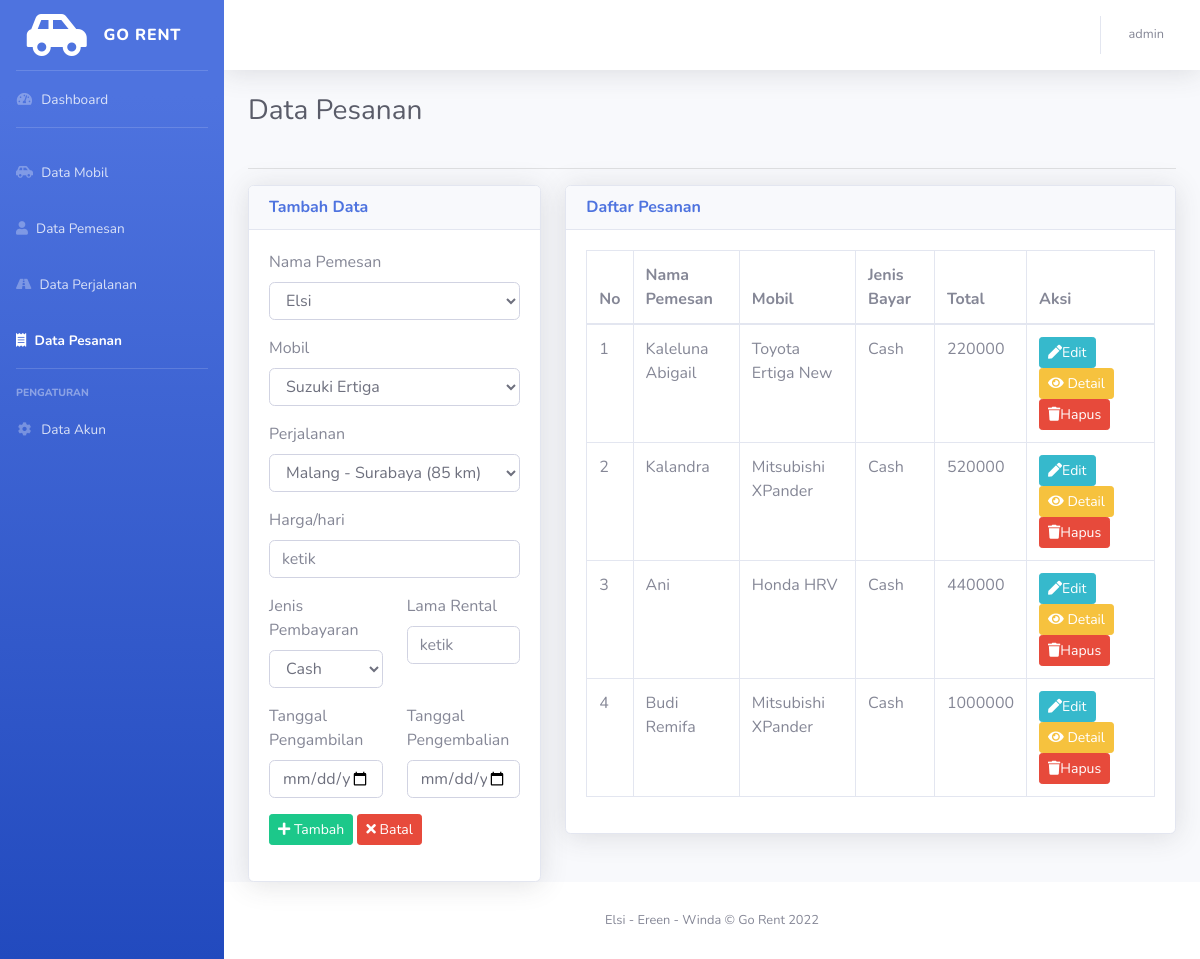
The app's page /pesanan.php (signed in) with its own data.
### tables this page shows
CREATE TABLE `tbl_pesanan` (
  `id` int(11) NOT NULL,
  `nama_pemesan` varchar(100) NOT NULL,
  `nama_mobil` varchar(100) NOT NULL,
  `id_perjalanan` varchar(100) NOT NULL,
  `harga` varchar(100) NOT NULL,
  `jenis_bayar` varchar(100) NOT NULL,
  `byk_hari` int(10) NOT NULL,
  `tanggal_ambil` date NOT NULL,
  `tanggal_kembali` date NOT NULL
);

### pesanan.php (the view, shortened to what this page needs)
<?php
include "koneksi.php";
?>
<!DOCTYPE html>
<html lang="en">
<head>
    <link href="vendor/fontawesome-free/css/all.min.css" rel="stylesheet" type="text/css">
    <link href="sb-admin-2.min.css" rel="stylesheet">
</head>
<body>
    <div id="wrapper">
        <ul class="navbar-nav bg-gradient-primary sidebar sidebar-dark accordion" id="accordionSidebar">
            <a class="sidebar-brand d-flex align-items-center justify-content-center" href="index.php">
                <div class="sidebar-brand-icon rotate-n-60">
                    <i class='fas fa-car-side' style='font-size:48px;color:white'></i>
                </div>
                <div class="sidebar-brand-text mx-3">GO RENT</sup></div>
            </a>
            <hr class="sidebar-divider my-0">
            <li class="nav-item">
                <a class="nav-link" href="index.php">
                    <i class="fas fa-fw fa-tachometer-alt"></i>
                    <span>Dashboard</span></a>
            </li>
            <hr class="sidebar-divider">
            <li class="nav-item">
                <a class="nav-link" href="mobil.php">
                    <i class='fas fa-car-side'></i>
                    <span>Data Mobil</span></a>
            </li>
            <li class="nav-item">
                <a class="nav-link" href="pemesan.php">
                    <i class="fas fa-user"></i>
                    <span>Data Pemesan</span></a>
            </li>
            <li class="nav-item">
                <a class="nav-link" href="perjalanan.php">
                    <i class="fas fa-road"></i>
                    <span>Data Perjalanan</span></a>
            </li>
            <li class="nav-item active">
                <a class="nav-link" href="pesanan.php">
                    <i class="fas fa-receipt"></i>
                    <span>Data Pesanan</span></a>
            </li>
            <hr class="sidebar-divider">
            <div class="sidebar-heading">
                Pengaturan
            </div>
            <li class="nav-item">
                <a class="nav-link" href="akun.php">
                <i class="fas fa-fw fa-cog"></i>
                    <span>Data Akun</span></a>
            </li>
        </ul>
        <div id="content-wrapper" class="d-flex flex-column">
            <div id="content">
                <nav class="navbar navbar-expand navbar-light bg-white topbar mb-4 static-top shadow">
                    <ul class="navbar-nav ml-auto">
                            <ul class="navbar-nav ml-auto">
                                <li class="nav-item dropdown no-arrow">
                                    <a class="nav-link dropdown-toggle" href="#" id="userDropdown" role="button" data-toggle="dropdown" aria-haspopup="true" aria-expanded="false">
                                        <span class="mr-2 d-none d-lg-inline text-gray-600 small"><?= $_SESSION['name'] ?></span>
                                    </a>
                                </li>
                            </ul>
                    </ul>
                </nav>
                <div class="container-fluid">
                    <div class="row">
                        <div class="d-sm-flex align-items-center justify-content-between mb-4 col-xl-3 col-md-6 mb-4">
                            <h1 class="h3 mb-0 text-gray-800">Data Pesanan</h1>
                        </div>
                    </div>
                    <hr>
                    <div class="row">
                        <div class="col-sm-4">
                            <div class="card shadow">
                                <div class="card-header">
                                    <h6 class="m-0 font-weight-bold text-primary">Tambah Data</h6>
                                </div>
                                <div class="card-body">
                                    <form method="POST" enctype="multipart/form-data">
                                        <div class="form-group">
                                            <label for="nama_pemesan">Nama Pemesan</label>
                                                <select name="nama_pemesan" id="id_pemesan" class="form-control">
                                                <?php
                                                    $sql = $mysqli->query("select*from tbl_pemesan order by id");
                                                    while($rs=$sql->fetch_object()){
                                                        echo "<option value='$rs->nama_pemesan'>$rs->nama_pemesan</option>";
                                                    }
                                                ?>
                                                </select>
                                        </div>
                                        <div class="form-group">
                                            <label for="nama_mobil">Mobil</label>
                                                <select name = 'nama_mobil' class="form-control">
                                                <?php
                                                    $sql = $mysqli->query("select*from tbl_mobil order by id");
                                                    while($rs=$sql->fetch_object()){
                                                        echo "<option value='$rs->merk $rs->nama'>$rs->merk $rs->nama</option>";
                                                    }
                                                ?>
                                                </select>
                                        </div>
                                        <div class="form-group">
                                            <label for="id_perjalanan">Perjalanan</label>
                                                <select name = 'id_perjalanan' class="form-control">
                                                <?php
                                                    $sql = $mysqli->query("select*from tbl_perjalanan order by id");
                                                    while($rs=$sql->fetch_object()){
                                                        echo "<option value='$rs->kota_asal - $rs->kota_tujuan ($rs->jarak km)'>$rs->kota_asal - $rs->kota_tujuan ($rs->jarak km)</option>";
                                                    }
                                                ?>
                                                </select>
                                        </div>
                                        <div class="form-group">
                                            <label for="harga">Harga/hari</label>
                                            <input type="number" name="harga" id="harga" required="required" placeholder="ketik" autocomplete="off" class="form-control">
                                        </div>
                                        <div class="row">
                                            <div class="form-group col-6">
                                                <label for="jenis_bayar">Jenis Pembayaran</label>
                                                <select name = 'jenis_bayar' class="form-control">
                                                    <option value = 'Cash'>Cash</option>
                                                </select>
                                            </div>
                                            <div class="form-group col-6">
                                                <label for="byk_hari">Lama Rental</label>
                                                <input type="number" name="byk_hari" id="byk_hari" required="required" placeholder="ketik" autocomplete="off" class="form-control">
                                            </div>
                                        </div>
                                        <div class="row">
                                            <div class="form-group col-6">
                                                <label for="tanggal_ambil">Tanggal Pengambilan </label>
                                                <input type="date" name="tanggal_ambil" id="tanggal_ambil" required="required" placeholder="ketik" autocomplete="off" class="form-control">
                                            </div>
                                            <div class="form-group col-6">
                                                <label for="tanggal_kembali">Tanggal Pengembalian</label>
                                                <input type="date" name="tanggal_kembali" id="tanggal_kembali" required="required" placeholder="ketik" autocomplete="off" class="form-control">
                                            </div>
                                        </div>
                                        <div class="form-group">
                                            <button type="submit" class="btn btn-sm btn-success" name="tambah"><i class="fa fa-plus"></i> Tambah</button>
                                            <button type="reset" class="btn btn-sm btn-danger"><i class="fa fa-times"></i> Batal</button>
                                        </div>
                                    </form>
                                </div>
                            </div>
                        </div>
                        <div class="col-sm-8">
                            <div class="card shadow">
                                <div class="card-header">
                                    <h6 class="m-0 font-weight-bold text-primary">Daftar Pesanan</h6>
                                </div>
                                <div class="card-body">
                                    <?php
                                        include 'koneksi.php';
                                        $query = "select * from tbl_pesanan";
                                        $result = $mysqli->query($query);
                                        $num_results = $result->num_rows;
                                        if($num_results > 0){
                                            echo "<table class='table table-bordered' id='dataTable' cellspacing='0'>";
                                            echo "<thead>";
                                                echo "<tr>";
                                                    echo "<th>No</th>";
                                                    echo "<th>Nama Pemesan</th>";
                                                    echo "<th>Mobil</th>";
                                                    echo "<th>Jenis Bayar</th>";
                                                    echo "<th>Total</th>";
                                                    echo "<th>Aksi</th>";
                                                echo "</tr>";
                                            echo "</thead>";
                                            echo "<tbody>";
                                            $no = 1;
                                            while($row = $result->fetch_assoc()){
                                                extract($row);
                                    ?>
                                            <tr>
                                                <td><?php echo $no++; ?></td>
                                                <td><?php echo $row['nama_pemesan'];?></td>
                                                <td><?php echo $row['nama_mobil']; ?></td>
                                                <td><?php echo $row['jenis_bayar']; ?></td>
                                                <td>
                                                    <?php
                                                        $total = $row['harga']*$row['byk_hari'];
                                                        echo $total;
                                                    ?>
                                                </td>
                                                <td>
                                                    <a href='edit_pesanan.php?id=<?php echo $row['id']; ?>' class='btn btn-sm btn-info'><i class='fa fa-pen'></i>Edit</a>&nbsp;
                                                    <a href='detail_pesanan.php?id=<?php echo $row['id']; ?>' class='btn btn-sm btn-warning'><i class='fa fa-eye'></i> Detail</a>&nbsp;
                                                    <a href='hapus_pesanan.php?id=<?php echo $row['id']; ?>' class='btn btn-sm btn-danger' onclick="return confirm('apakah anda yakin?')"><i class='fa fa-trash'></i>Hapus</a>
                                                </td>
                                            </tr>
                                            <?php
                                            }
                                            ?>
                                            </tbody>
                                            </table>
                                    <?php
                                        }else{
                                        }
                                    ?>
                                </div>
                            </div>
                        </div>
                    </div>
                </div>
                <footer class="sticky-footer bg-white">
                    <div class="container my-auto">
                        <div class="copyright text-center my-auto">
                            <span><a>Elsi - Ereen - Winda </a>&copy; Go Rent 2022</span>
                        </div>
                    </div>
                </footer>
            </div>
        </div>
    </div>
</body>
</html>

### records on screen
tbl_pesanan: nama_pemesan "Kaleluna Abigail", nama_mobil "Toyota Ertiga New", jenis_bayar "Cash", total "220000"
tbl_pesanan: nama_pemesan "Kalandra", nama_mobil "Mitsubishi XPander", jenis_bayar "Cash", total "520000"
tbl_pesanan: nama_pemesan "Ani", nama_mobil "Honda HRV", jenis_bayar "Cash", total "440000"
tbl_pesanan: nama_pemesan "Budi Remifa", nama_mobil "Mitsubishi XPander", jenis_bayar "Cash", total "1000000"

### other values on screen
$_SESSION['name'] "admin"
form field nama_pemesan "Elsi"
form field nama_mobil "Suzuki Ertiga"
form field id_perjalanan "Malang - Surabaya (85 km)"
